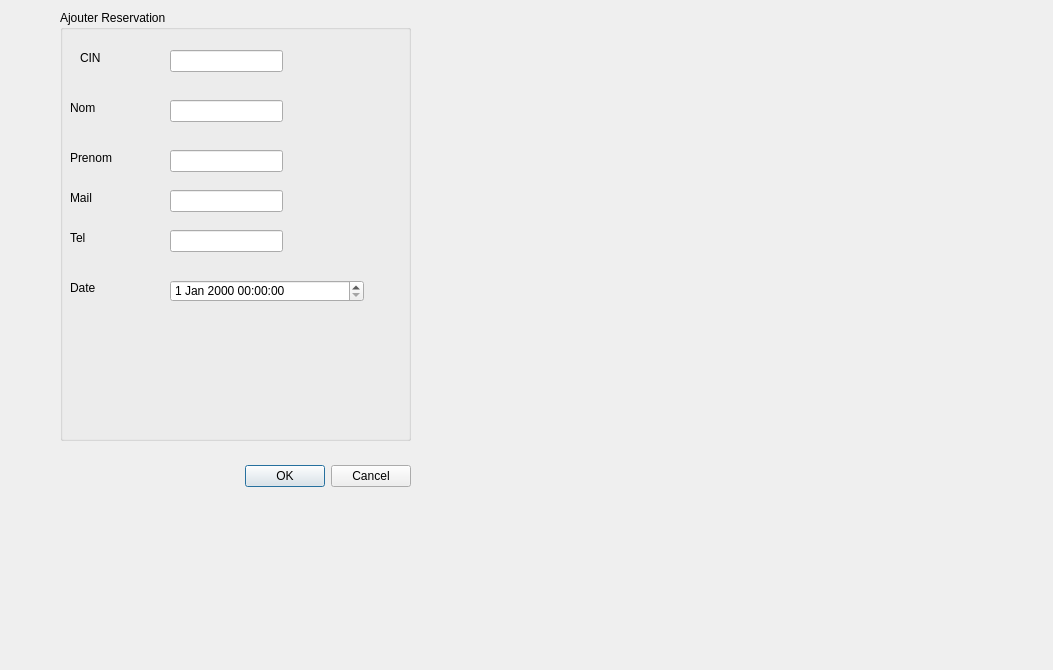
<?xml version="1.0" encoding="UTF-8"?>
<ui version="4.0">
 <class>ajouterres</class>
 <widget class="QDialog" name="ajouterres">
  <property name="geometry">
   <rect>
    <x>0</x>
    <y>0</y>
    <width>1053</width>
    <height>670</height>
   </rect>
  </property>
  <property name="windowTitle">
   <string>Dialog</string>
  </property>
  <widget class="QDialogButtonBox" name="buttonBox">
   <property name="geometry">
    <rect>
     <x>70</x>
     <y>460</y>
     <width>341</width>
     <height>32</height>
    </rect>
   </property>
   <property name="orientation">
    <enum>Qt::Horizontal</enum>
   </property>
   <property name="standardButtons">
    <set>QDialogButtonBox::Cancel|QDialogButtonBox::Ok</set>
   </property>
  </widget>
  <widget class="QGroupBox" name="groupBox">
   <property name="geometry">
    <rect>
     <x>60</x>
     <y>10</y>
     <width>351</width>
     <height>431</height>
    </rect>
   </property>
   <property name="title">
    <string>Ajouter Reservation</string>
   </property>
   <widget class="QLabel" name="label">
    <property name="geometry">
     <rect>
      <x>20</x>
      <y>40</y>
      <width>55</width>
      <height>16</height>
     </rect>
    </property>
    <property name="text">
     <string>CIN</string>
    </property>
   </widget>
   <widget class="QLabel" name="label_2">
    <property name="geometry">
     <rect>
      <x>10</x>
      <y>90</y>
      <width>55</width>
      <height>16</height>
     </rect>
    </property>
    <property name="text">
     <string>Nom</string>
    </property>
   </widget>
   <widget class="QLabel" name="label_3">
    <property name="geometry">
     <rect>
      <x>10</x>
      <y>140</y>
      <width>55</width>
      <height>16</height>
     </rect>
    </property>
    <property name="text">
     <string>Prenom</string>
    </property>
   </widget>
   <widget class="QLabel" name="label_4">
    <property name="geometry">
     <rect>
      <x>10</x>
      <y>180</y>
      <width>55</width>
      <height>16</height>
     </rect>
    </property>
    <property name="text">
     <string>Mail</string>
    </property>
   </widget>
   <widget class="QLabel" name="label_5">
    <property name="geometry">
     <rect>
      <x>10</x>
      <y>220</y>
      <width>55</width>
      <height>16</height>
     </rect>
    </property>
    <property name="text">
     <string>Tel</string>
    </property>
   </widget>
   <widget class="QLabel" name="label_7">
    <property name="geometry">
     <rect>
      <x>10</x>
      <y>270</y>
      <width>55</width>
      <height>16</height>
     </rect>
    </property>
    <property name="text">
     <string>Date</string>
    </property>
   </widget>
   <widget class="QLineEdit" name="lineEdit_cin">
    <property name="geometry">
     <rect>
      <x>110</x>
      <y>40</y>
      <width>113</width>
      <height>22</height>
     </rect>
    </property>
   </widget>
   <widget class="QLineEdit" name="lineEdit_nom">
    <property name="geometry">
     <rect>
      <x>110</x>
      <y>90</y>
      <width>113</width>
      <height>22</height>
     </rect>
    </property>
   </widget>
   <widget class="QLineEdit" name="lineEdit_prenom">
    <property name="geometry">
     <rect>
      <x>110</x>
      <y>140</y>
      <width>113</width>
      <height>22</height>
     </rect>
    </property>
   </widget>
   <widget class="QLineEdit" name="lineEdit_mail">
    <property name="geometry">
     <rect>
      <x>110</x>
      <y>180</y>
      <width>113</width>
      <height>22</height>
     </rect>
    </property>
   </widget>
   <widget class="QLineEdit" name="lineEdit_tel">
    <property name="geometry">
     <rect>
      <x>110</x>
      <y>220</y>
      <width>113</width>
      <height>22</height>
     </rect>
    </property>
   </widget>
   <widget class="QDateTimeEdit" name="dateTimeEdit">
    <property name="geometry">
     <rect>
      <x>110</x>
      <y>270</y>
      <width>194</width>
      <height>22</height>
     </rect>
    </property>
   </widget>
  </widget>
 </widget>
 <resources/>
 <connections>
  <connection>
   <sender>buttonBox</sender>
   <signal>accepted()</signal>
   <receiver>ajouterres</receiver>
   <slot>accept()</slot>
   <hints>
    <hint type="sourcelabel">
     <x>248</x>
     <y>254</y>
    </hint>
    <hint type="destinationlabel">
     <x>157</x>
     <y>274</y>
    </hint>
   </hints>
  </connection>
  <connection>
   <sender>buttonBox</sender>
   <signal>rejected()</signal>
   <receiver>ajouterres</receiver>
   <slot>reject()</slot>
   <hints>
    <hint type="sourcelabel">
     <x>316</x>
     <y>260</y>
    </hint>
    <hint type="destinationlabel">
     <x>286</x>
     <y>274</y>
    </hint>
   </hints>
  </connection>
 </connections>
</ui>
